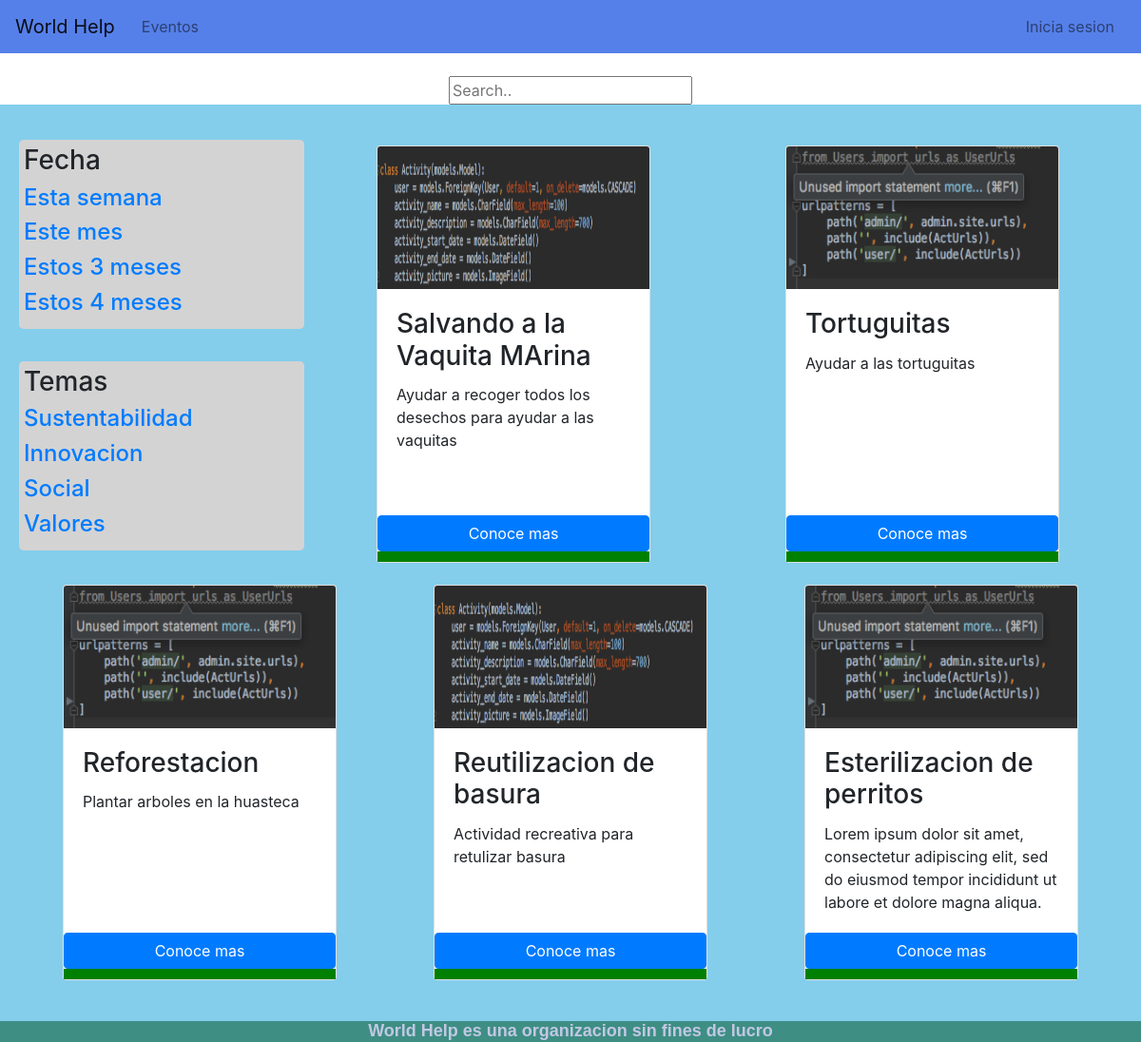
/activities/, run on an earlier commit of the app's database.
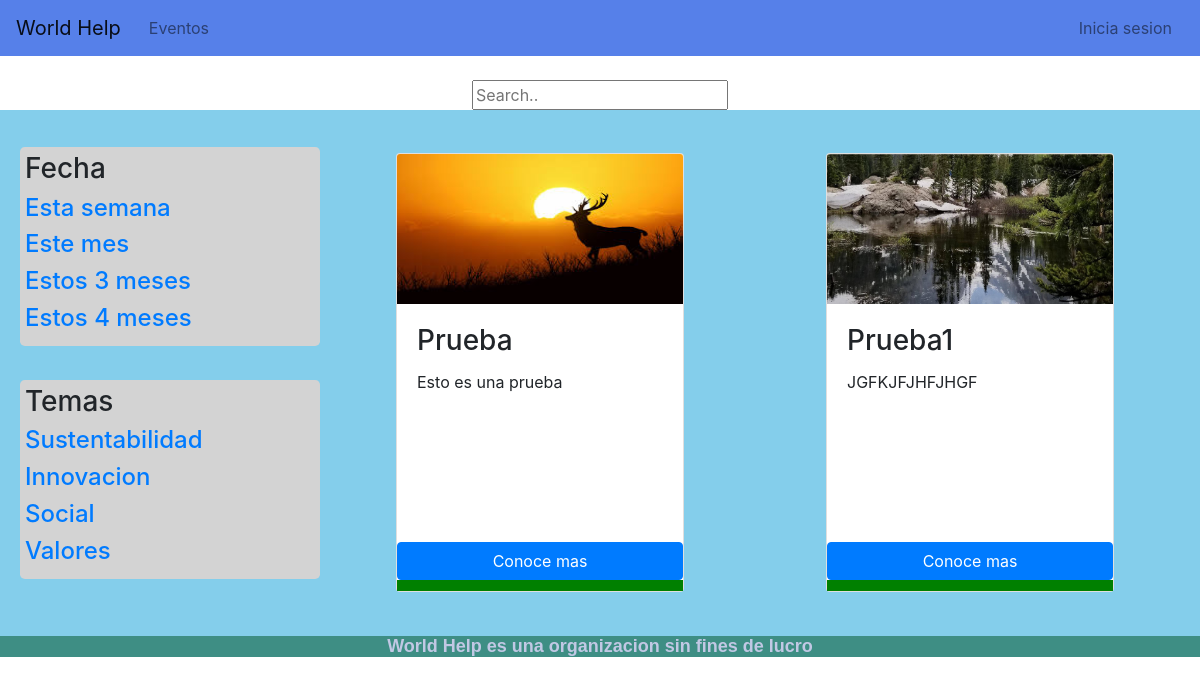
And on a later commit of the database.
### Activities/models.py (models this page shows, shortened)
class Activity(models.Model):
    user = models.ForeignKey(User, default=1, on_delete=models.CASCADE)
    activity_name = models.CharField(max_length=100)
    activity_description = models.CharField(max_length=700)
    activity_start_date = models.DateField()
    activity_end_date = models.DateField()
    activity_picture = models.FileField()
    EJE_VIDA = 'vida'
    EJE_INNOVACION = 'innovacion'
    EJE_ENERGIA = 'energia'
    EJE_SOCIAL = 'social'
    TIPO_EJES = (
        (EJE_VIDA, 'Vida'),
        (EJE_INNOVACION, 'Innovacion'),
        (EJE_ENERGIA, 'Energia'),
        (EJE_SOCIAL, 'Social')
    )
    activity_type = models.CharField(
        max_length = 10,
        choices = TIPO_EJES,
        default = EJE_VIDA,
    )

### Activities/views.py (the view)
# urls.py: path('',views.events, name = 'Events'),
def events(request):
    all_acts = Activity.objects.all()
    return render(request, 'Activities/Activities_Page.html', {'all_acts': all_acts})

### Activities/templates/Activities/Activities_Page.html
{% extends 'Activities/base.html'%}
{% load static from staticfiles %}
{% block styleSheet %}
<link rel="stylesheet" type="text/css" href="{% static 'activitiesHtmlStyle.css' %}">
{% endblock %}
{%block bodyContent%}
          <div  align="center" background-color="grey">
              <h1>Que actividad estas buscando?</h1>
              <br>
              <div class="search-container" style="width: 700px">
                  <form action="#">
                    <input type="text" placeholder="Search.." name="search">
                   </form>
              </div>
          </div>
      <div class = "container-fluid event-wrapper">
        <div class="row" style="margin: 0 auto;">
                <div clas="container" align="left" style="margin-bottom: 20px">
                    <div class="jumbotron" >
                        <h3>Fecha</h3>
                        <h4><a href="#">Esta semana</a> </h4>
                        <h4><a href="#">Este mes</a> </h4>
                        <h4><a href="#">Estos 3 meses</a> </h4>
                        <h4><a href="#">Estos 4 meses</a> </h4>
                    </div>
                    <br>
                    <div class="jumbotron" >
                        <h3>Temas</h3>
                        <h4><a href="#">Sustentabilidad</a> </h4>
                        <h4><a href="#">Innovacion</a> </h4>
                        <h4><a href="#">Social</a> </h4>
                        <h4><a href="#">Valores</a> </h4>
                    </div>
                </div>
                {% for evento in all_acts %}
                    <div class="card" style="width: 18rem;">
                      {% if evento.activity_picture%}
                        <img class="card-img-top" src="{{evento.activity_picture.url}}" alt="Card image cap" style="min-height: 150px; max-height: 150px;">
                      {% else %}
                        <img class="card-img-top" src="https://dummyimage.com/600x400/c1c8e4/291329.png&text=card+img" alt="Card image cap">
                      {% endif %}
                      <div class="card-body">
                        <h3 class="card-title">{{evento.activity_name}}</h3>
                        <p class="card-text">{{evento.activity_description}}</p>
                      </div>
                      <a href="{% url 'activities:Act Details' evento.id %}" class="btn btn-primary">Conoce mas</a>
                      {% if evento.activity_type == 'vida'%}
                          <div class="eje-carta" style="background-color: green; height: 11px; width: auto; margin: 0;"></div>
                        {% elif evento.activity_type == 'innovacion'%}
                          <div class="eje-carta" style="background-color: yellow; height: 11px; width: auto; margin: 0;"></div>
                        {% elif evento.activity_type == 'energia'%}
                          <div class="eje-carta" style="background-color: orange; height: 11px; width: auto; margin: 0;"></div>
                        {% elif evento.activity_type == 'social'%}
                          <div class="eje-carta" style="background-color: blue; height: 11px; width: auto; margin: 0;"></div>
                        {% endif %}
                    </div>
                    {% empty %}
                    <p>No hay nada en eventos</p>
                {% endfor %}
        </div>
      </div>
{% endblock %}

### Activities/templates/Activities/base.html (shortened to what this page needs)
{% load static from staticfiles %}
<!DOCTYPE html>
<html lang="en">
  <head>
      <link rel="stylesheet" type="text/css" href="{% static 'mainStyles.css' %}">
      {%block styleSheet%}
      {% endblock %}
      <link rel="stylesheet" href="https://maxcdn.bootstrapcdn.com/bootstrap/4.0.0/css/bootstrap.min.css">
  </head>
  <body>
      <nav class="navbar navbar-expand-lg navbar-light navbar-default fixed-top">
        <a class="navbar-brand" href="{% url 'principal:Main'%}">World Help</a>
        <div class="collapse navbar-collapse" id="navbarSupportedContent">
          <ul class="navbar-nav mr-auto navbar-right justify-content-end">
            <li class="nav-item">
              <a class="nav-link" href="{% url 'activities:Events' %}">Eventos</a>
            </li>
          </ul>
          <ul class="justify-content-end navbar-nav">
            <li class="nav-item">
                <a class="nav-link" href="{% url 'users:user_login' %}">Inicia sesion</a>
            </li>
          </ul>
        </div>
      </nav>
      {% block bodyContent%}
      {% endblock %}
    <div class="container-fluid"style="background-color:#3e8e84; margin-bottom: 0; " >
      <h5 class="footer-text" style="margin-bottom: 0; left: 50%; text-align: center;">World Help es una organizacion sin fines de lucro</h5>
    </div>
  </body>
<html>

### static/mainStyles.css (style rules this page uses)
.navbar { background-color: #5680e9; }
.navbar .navbar-brand { color: #073b48; }
.navbar .navbar-nav .nav-link { color: #073b48; border-radius: .25rem; margin: 0 0.25em; }
.navbar .navbar-collapse, .navbar .navbar-form { border-color: #073b48; }
.event-wrapper { background-color: #84ceeb; padding: 2rem; }
.card { margin: 0.7rem auto; }
.footer-text { font-family: arial; font-size: 18px; font-weight: 600; color: #c1c8e4; }

### static/activitiesHtmlStyle.css (style rules this page uses)
div.jumbotron { background-color: lightgrey; width: 300px; padding: 5px; margin: 5px; }

What changed in the data, as far as the page shows it:
removed Activity: activity_picture (picture), activity_name "Salvando a la Vaquita MArina", activity_description "Ayudar a recoger todos los desechos para ayudar a las vaquitas", activity_type "vida" (drawn)
removed Activity: activity_picture (picture), activity_name "Tortuguitas", activity_description "Ayudar a las tortuguitas", activity_type "vida" (drawn)
removed Activity: activity_picture (picture), activity_name "Reforestacion", activity_description "Plantar arboles en la huasteca", activity_type "vida" (drawn)
removed Activity: activity_picture (picture), activity_name "Reutilizacion de basura", activity_description "Actividad recreativa para retulizar basura", activity_type "vida" (drawn)
removed Activity: activity_picture (picture), activity_name "Esterilizacion de perritos", activity_description "Lorem ipsum dolor sit amet, consectetur adipiscing elit, sed do eiusmod tempor incididunt ut labore et dolore magna aliqua.", activity_type "vida" (drawn)
added Activity: activity_picture (picture), activity_name "Prueba", activity_description "Esto es una prueba", activity_type "vida" (drawn)
added Activity: activity_picture (picture), activity_name "Prueba1", activity_description "JGFKJFJHFJHGF", activity_type "vida" (drawn)
